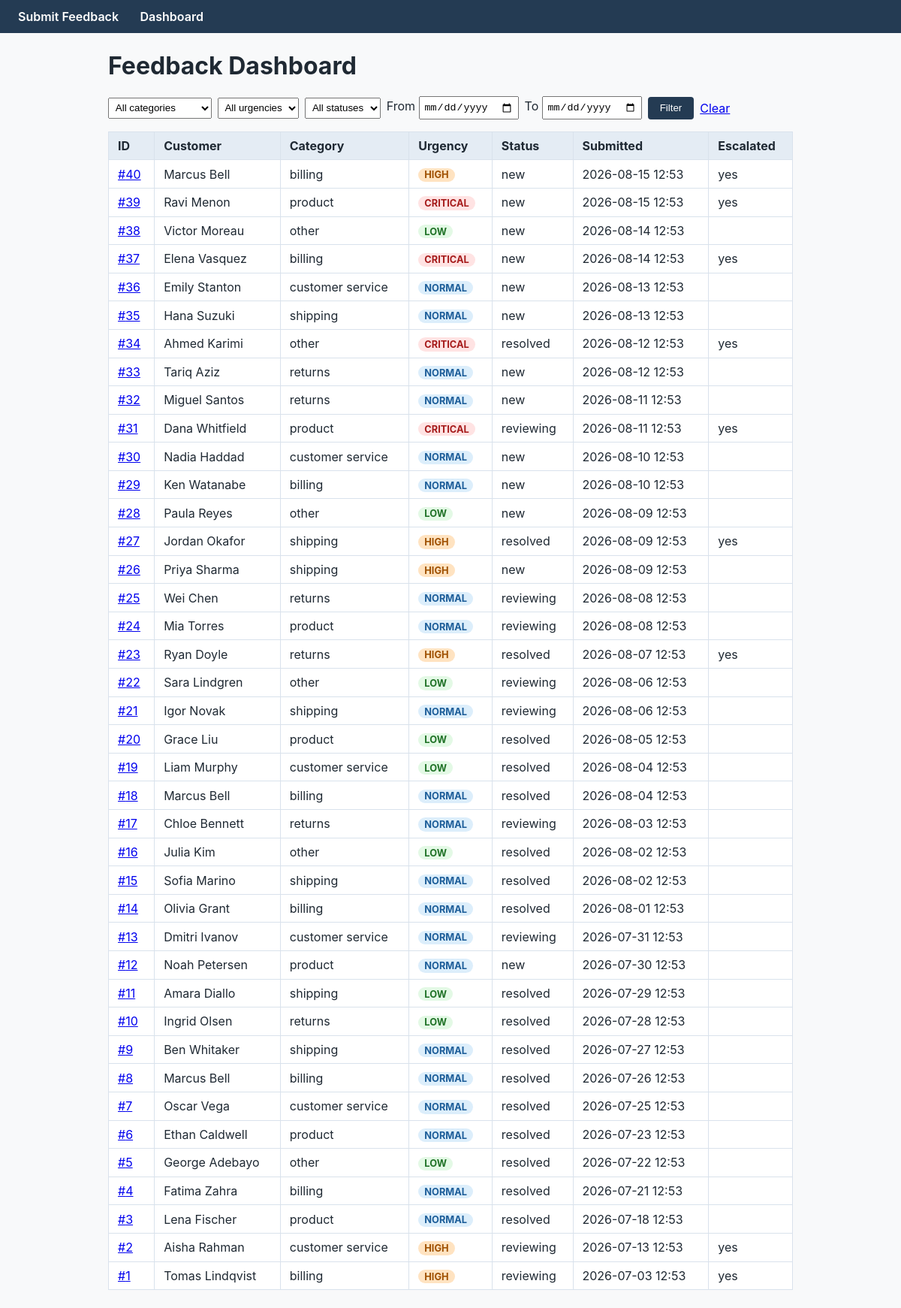
/dashboard/, run on the app's committed database.
### app/models/feedback.py (models this page shows, shortened)
class Feedback(db.Model):
    __tablename__ = "feedback"
    id = db.Column(db.Integer, primary_key=True)
    customer_name = db.Column(db.String(120), nullable=False)
    customer_email = db.Column(db.String(254), nullable=False, index=True)
    message = db.Column(db.Text, nullable=False)
    category = _enum_column(FeedbackCategory, nullable=False, index=True)
    order_id = db.Column(db.String(40), nullable=True)
    created_at = db.Column(db.DateTime, nullable=False, default=datetime.utcnow, index=True)
    urgency = _enum_column(
        UrgencyLevel, nullable=False, default=UrgencyLevel.NORMAL, index=True
    )
    status = _enum_column(
        FeedbackStatus, nullable=False, default=FeedbackStatus.NEW, index=True
    )
    escalation = db.relationship(
        "Escalation", back_populates="feedback", uselist=False,
        cascade="all, delete-orphan",
    )

### app/routes/dashboard.py (the view)
@dashboard_bp.get("/")
def feedback_list():
    filters = {
        "category": _parse_enum(FeedbackCategory, request.args.get("category")),
        "urgency": _parse_enum(UrgencyLevel, request.args.get("urgency")),
        "status": _parse_enum(FeedbackStatus, request.args.get("status")),
        "since": _parse_date(request.args.get("since")),
        "until": _parse_date(request.args.get("until")),
    }
    if filters["until"] is not None:
        filters["until"] = filters["until"] + timedelta(days=1)
    repository = FeedbackRepository(db.session)
    items = repository.search(**filters)
    return render_template(
        "dashboard/feedback_list.html",
        items=items,
        categories=list(FeedbackCategory),
        urgencies=list(UrgencyLevel),
        statuses=list(FeedbackStatus),
        args=request.args,
    )

### app/repositories/feedback_repository.py (called while the page is built)
    def search(
        self,
        category: FeedbackCategory | None = None,
        urgency: UrgencyLevel | None = None,
        status: FeedbackStatus | None = None,
        since: datetime | None = None,
        until: datetime | None = None,
    ) -> list[Feedback]:
        query = self.session.query(Feedback)
        if category is not None:
            query = query.filter(Feedback.category == category)
        if urgency is not None:
            query = query.filter(Feedback.urgency == urgency)
        if status is not None:
            query = query.filter(Feedback.status == status)
        if since is not None:
            query = query.filter(Feedback.created_at >= since)
        if until is not None:
            query = query.filter(Feedback.created_at <= until)
        return query.order_by(Feedback.created_at.desc()).all()

### app/routes/dashboard.py (called while the page is built)
def _parse_enum(enum_cls, raw: str | None):
    if not raw:
        return None
    try:
        return enum_cls(raw)
    except ValueError:
        return None

def _parse_date(raw: str | None) -> datetime | None:
    if not raw:
        return None
    try:
        return datetime.strptime(raw, "%Y-%m-%d")
    except ValueError:
        return None

### app/templates/dashboard/feedback_list.html (shortened to what this page needs)
{% extends "base.html" %}
{% block content %}
<h1>Feedback Dashboard</h1>
<form method="get" action="{{ url_for('dashboard.feedback_list') }}" class="filters">
  <select name="category">
    <option value="">All categories</option>
  </select>
  <select name="urgency">
    <option value="">All urgencies</option>
  </select>
  <select name="status">
    <option value="">All statuses</option>
  </select>
  <label>From <input type="date" name="since" value="{{ args.get('since', '') }}"></label>
  <label>To <input type="date" name="until" value="{{ args.get('until', '') }}"></label>
  <button type="submit">Filter</button>
  <a href="{{ url_for('dashboard.feedback_list') }}">Clear</a>
</form>
<table>
  <thead>
    <tr>
      <th>ID</th>
      <th>Customer</th>
      <th>Category</th>
      <th>Urgency</th>
      <th>Status</th>
      <th>Submitted</th>
      <th>Escalated</th>
    </tr>
  </thead>
  <tbody>
    {% for item in items %}
    <tr>
      <td><a href="{{ url_for('dashboard.feedback_detail', feedback_id=item.id) }}">#{{ item.id }}</a></td>
      <td>{{ item.customer_name }}</td>
      <td>{{ item.category.value.replace('_', ' ') }}</td>
      <td><span class="badge urgency-{{ item.urgency.value }}">{{ item.urgency.value }}</span></td>
      <td>{{ item.status.value }}</td>
      <td>{{ item.created_at.strftime('%Y-%m-%d %H:%M') }}</td>
      <td>{{ 'yes' if item.escalation else '' }}</td>
    </tr>
    {% else %}
    <tr><td colspan="7">No feedback matches these filters.</td></tr>
    {% endfor %}
  </tbody>
</table>
{% endblock %}

### app/templates/base.html (shortened to what this page needs)
<!doctype html>
<html lang="en">
<head>
  <link rel="stylesheet" href="{{ url_for('static', filename='css/style.css') }}">
</head>
<body>
  <header>
    <nav>
      <a href="{{ url_for('public.feedback_form') }}">Submit Feedback</a>
      <a href="{{ url_for('dashboard.feedback_list') }}">Dashboard</a>
    </nav>
  </header>
  <main>
    {% block content %}{% endblock %}
  </main>
</body>
</html>

### app/static/css/style.css (style rules this page uses)
* { box-sizing: border-box; }
body { font-family: -apple-system, "Segoe UI", Helvetica, Arial, sans-serif; margin: 0; color: #1f2933; background: #f8f9fa; }
header { background: #243b53; padding: 0.75rem 1.5rem; }
header nav a { color: #fff; text-decoration: none; margin-right: 1.5rem; font-weight: 600; }
main { max-width: 960px; margin: 1.5rem auto; padding: 0 1.5rem; }
.filters { margin-bottom: 1rem; display: flex; flex-wrap: wrap; gap: 0.5rem; align-items: center; }
.filters select, .filters input { padding: 0.3rem; }
table { border-collapse: collapse; width: 100%; background: #fff; }
th, td { border: 1px solid #d9e2ec; padding: 0.5rem 0.75rem; text-align: left; }
th { background: #e4ecf4; }
.badge { display: inline-block; padding: 0.1rem 0.5rem; border-radius: 999px; font-size: 0.8rem; font-weight: 700; text-transform: uppercase; }
.urgency-low { background: #e3f9e5; color: #207227; }
.urgency-normal { background: #dceefb; color: #1c5d99; }
.urgency-high { background: #ffe3c1; color: #9f5000; }
.urgency-critical { background: #ffe3e3; color: #a61b1b; }
button { background: #243b53; color: #fff; border: none; border-radius: 4px; padding: 0.45rem 1rem; cursor: pointer; }

### data on the page
Feedback: id "40", customer_name "Marcus Bell", category.value.replace "billing", urgency.value "HIGH", status.value "new", created_at "2026-08-15 12:53", escalation "yes"
Feedback: id "39", customer_name "Ravi Menon", category.value.replace "product", urgency.value "CRITICAL", status.value "new", created_at "2026-08-15 12:53", escalation "yes"
Feedback: id "38", customer_name "Victor Moreau", category.value.replace "other", urgency.value "LOW", status.value "new", created_at "2026-08-14 12:53"
Feedback: id "37", customer_name "Elena Vasquez", category.value.replace "billing", urgency.value "CRITICAL", status.value "new", created_at "2026-08-14 12:53", escalation "yes"
Feedback: id "36", customer_name "Emily Stanton", category.value.replace "customer service", urgency.value "NORMAL", status.value "new", created_at "2026-08-13 12:53"
Feedback: id "35", customer_name "Hana Suzuki", category.value.replace "shipping", urgency.value "NORMAL", status.value "new", created_at "2026-08-13 12:53"
Feedback: id "34", customer_name "Ahmed Karimi", category.value.replace "other", urgency.value "CRITICAL", status.value "resolved", created_at "2026-08-12 12:53", escalation "yes"
Feedback: id "33", customer_name "Tariq Aziz", category.value.replace "returns", urgency.value "NORMAL", status.value "new", created_at "2026-08-12 12:53"
Feedback: id "32", customer_name "Miguel Santos", category.value.replace "returns", urgency.value "NORMAL", status.value "new", created_at "2026-08-11 12:53"
Feedback: id "31", customer_name "Dana Whitfield", category.value.replace "product", urgency.value "CRITICAL", status.value "reviewing", created_at "2026-08-11 12:53", escalation "yes"
Feedback: id "30", customer_name "Nadia Haddad", category.value.replace "customer service", urgency.value "NORMAL", status.value "new", created_at "2026-08-10 12:53"
Feedback: id "29", customer_name "Ken Watanabe", category.value.replace "billing", urgency.value "NORMAL", status.value "new", created_at "2026-08-10 12:53"
Feedback: id "28", customer_name "Paula Reyes", category.value.replace "other", urgency.value "LOW", status.value "new", created_at "2026-08-09 12:53"
Feedback: id "27", customer_name "Jordan Okafor", category.value.replace "shipping", urgency.value "HIGH", status.value "resolved", created_at "2026-08-09 12:53", escalation "yes"
Feedback: id "26", customer_name "Priya Sharma", category.value.replace "shipping", urgency.value "HIGH", status.value "new", created_at "2026-08-09 12:53"
Feedback: id "25", customer_name "Wei Chen", category.value.replace "returns", urgency.value "NORMAL", status.value "reviewing", created_at "2026-08-08 12:53"
Feedback: id "24", customer_name "Mia Torres", category.value.replace "product", urgency.value "NORMAL", status.value "reviewing", created_at "2026-08-08 12:53"
Feedback: id "23", customer_name "Ryan Doyle", category.value.replace "returns", urgency.value "HIGH", status.value "resolved", created_at "2026-08-07 12:53", escalation "yes"
Feedback: id "22", customer_name "Sara Lindgren", category.value.replace "other", urgency.value "LOW", status.value "reviewing", created_at "2026-08-06 12:53"
Feedback: id "21", customer_name "Igor Novak", category.value.replace "shipping", urgency.value "NORMAL", status.value "reviewing", created_at "2026-08-06 12:53"
Feedback: id "20", customer_name "Grace Liu", category.value.replace "product", urgency.value "LOW", status.value "resolved", created_at "2026-08-05 12:53"
Feedback: id "19", customer_name "Liam Murphy", category.value.replace "customer service", urgency.value "LOW", status.value "resolved", created_at "2026-08-04 12:53"
Feedback: id "18", customer_name "Marcus Bell", category.value.replace "billing", urgency.value "NORMAL", status.value "resolved", created_at "2026-08-04 12:53"
Feedback: id "17", customer_name "Chloe Bennett", category.value.replace "returns", urgency.value "NORMAL", status.value "reviewing", created_at "2026-08-03 12:53"
Feedback: id "16", customer_name "Julia Kim", category.value.replace "other", urgency.value "LOW", status.value "resolved", created_at "2026-08-02 12:53"
Feedback: id "15", customer_name "Sofia Marino", category.value.replace "shipping", urgency.value "NORMAL", status.value "resolved", created_at "2026-08-02 12:53"
Feedback: id "14", customer_name "Olivia Grant", category.value.replace "billing", urgency.value "NORMAL", status.value "resolved", created_at "2026-08-01 12:53"
Feedback: id "13", customer_name "Dmitri Ivanov", category.value.replace "customer service", urgency.value "NORMAL", status.value "reviewing", created_at "2026-07-31 12:53"
Feedback: id "12", customer_name "Noah Petersen", category.value.replace "product", urgency.value "NORMAL", status.value "new", created_at "2026-07-30 12:53"
Feedback: id "11", customer_name "Amara Diallo", category.value.replace "shipping", urgency.value "LOW", status.value "resolved", created_at "2026-07-29 12:53"
Feedback: id "10", customer_name "Ingrid Olsen", category.value.replace "returns", urgency.value "LOW", status.value "resolved", created_at "2026-07-28 12:53"
Feedback: id "9", customer_name "Ben Whitaker", category.value.replace "shipping", urgency.value "NORMAL", status.value "resolved", created_at "2026-07-27 12:53"
Feedback: id "8", customer_name "Marcus Bell", category.value.replace "billing", urgency.value "NORMAL", status.value "resolved", created_at "2026-07-26 12:53"
Feedback: id "7", customer_name "Oscar Vega", category.value.replace "customer service", urgency.value "NORMAL", status.value "resolved", created_at "2026-07-25 12:53"
Feedback: id "6", customer_name "Ethan Caldwell", category.value.replace "product", urgency.value "NORMAL", status.value "resolved", created_at "2026-07-23 12:53"
Feedback: id "5", customer_name "George Adebayo", category.value.replace "other", urgency.value "LOW", status.value "resolved", created_at "2026-07-22 12:53"
Feedback: id "4", customer_name "Fatima Zahra", category.value.replace "billing", urgency.value "NORMAL", status.value "resolved", created_at "2026-07-21 12:53"
Feedback: id "3", customer_name "Lena Fischer", category.value.replace "product", urgency.value "NORMAL", status.value "resolved", created_at "2026-07-18 12:53"
Feedback: id "2", customer_name "Aisha Rahman", category.value.replace "customer service", urgency.value "HIGH", status.value "reviewing", created_at "2026-07-13 12:53", escalation "yes"
Feedback: id "1", customer_name "Tomas Lindqvist", category.value.replace "billing", urgency.value "HIGH", status.value "reviewing", created_at "2026-07-03 12:53", escalation "yes"
